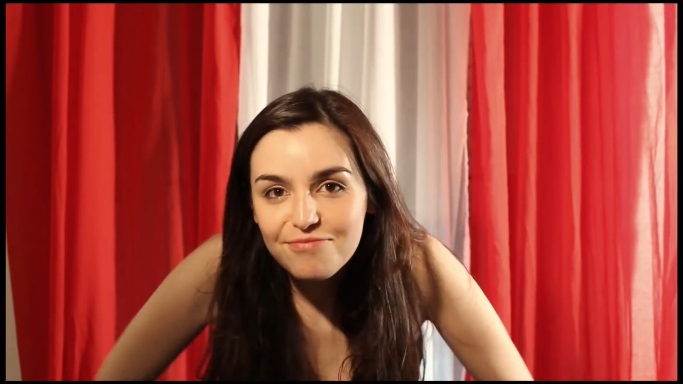
#> input picture test/Gaby.jpg, 1366 x 768 px (shown at 1/2 size)
$ python analizadorImagen.py
#> lines starting #> are read from the running program, lines starting #| are printed output that depends on the picture; after the words box and inside, x2 and y2 are one past the last pixel; in counts of white or black regions, pixels touching at a corner belong together
import cv2
import os
import imutils
import numpy as np

# Variables Generales
typeRun = 1                                       # Tipo de Ejecucion de Video (Other=Stream Video,1=Video Almacenado)
personPath = 'test/'   # Directorio Rostros de Persona Analizada
maxImage = 300                                    # Cantidad Maxima de Imagenes
typeImage = '.jpg'                                # Tipo de Extension de la imagen
imagePath = 'test/Gaby.jpg'                          # Nombre de la Imagen a Analizar
dimens = 150                                      # Dimension de imagen del rostro ejem: 150x150
nameFrame = 'Analizando Perfil de la Persona'     # Titulo del Frame
widthFrame = 600                                  # Dimension del tamaño de pantalla del Frame
defaultCascadeClassifier = 'haarcascade_frontalface_default.xml' # Nombre de archivo clasificador de RF
message0 = 'Carpeta creada: '                     # Mensaje de Consola 1
message1 = 'Inicia Analisis Perfil de Persona'    # Mensaje de Consola 2
message2 = 'Directorio de Perfil: '               # Mensaje de Consola 3
message3 = 'Cantidad de Perfiles: '               # Mensaje de Consola 4

# Crea directorios con el nombre de la persona analizada
def createPath(path):
    if not os.path.exists(path):
        print(f'{message0}{path}')
        os.makedirs(path)

# Crea y almacena el perfil de la persona a analizar
def savedProfile(image):
    # Cargamos la imagen y la convertimos a grises:
#> called with image = 'test/Gaby.jpg'
    img = cv2.imread(image)
#> img is the input picture: shape (768, 1366, 3); mean B, G, R 59.7, 69.3, 161.2
    img_gris = cv2.cvtColor(img, cv2.COLOR_BGR2GRAY)
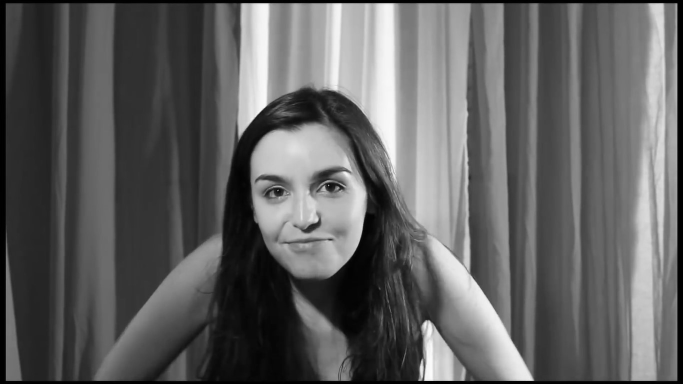
#> img_gris: shape (768, 1366) (shown at 1/2 size); min 0, max 255, mean 95.7

    # Buscamos los rostros:
    faceClassif = cv2.CascadeClassifier(f'{cv2.data.haarcascades}{defaultCascadeClassifier}')
    faces = faceClassif.detectMultiScale(img_gris, 1.3, 5)
#> faces = [[462, 261, 295, 295]]
    count = 0
    auxFrame = img.copy()

    # Extraer el nombre de la persona del nombre del archivo
    name_from_image = os.path.splitext(os.path.basename(image))[0]  # Obtener el nombre sin la extensión

    # Ahora recorremos los rostros 'faces' se dibuja rectángulos sobre la imagen original y se reconoce el rostro:
    for (x, y, w, h) in faces:
        cv2.rectangle(img, (x, y), (x + w, y + h), (0, 255, 0), 2)
        rostro = auxFrame[y:y + h, x:x + w]
        rostro = cv2.resize(rostro, (dimens, dimens), interpolation=cv2.INTER_CUBIC)
        cv2.imwrite(f'{personPath}/{name_from_image}_{count}{typeImage}', rostro)

        # Mostrar el nombre de la persona en la imagen
        cv2.putText(img, name_from_image, (x, y - 10), cv2.FONT_HERSHEY_SIMPLEX, 0.8, (0, 255, 0), 2)

        count += 1
#> this loop made 1 pass
#> (x, y, w, h, count) on pass 1: (462, 261, 295, 295, 1)
#> pass 1, in savedProfile, `rostro = auxFrame[y:y + h, x:x + w]`:
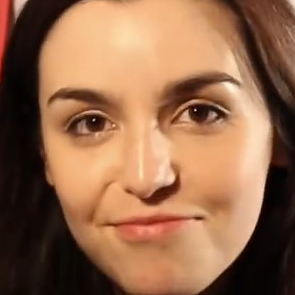
#> rostro: shape (295, 295, 3); mean B, G, R 76.2, 105.4, 148.8
#> after the loop:
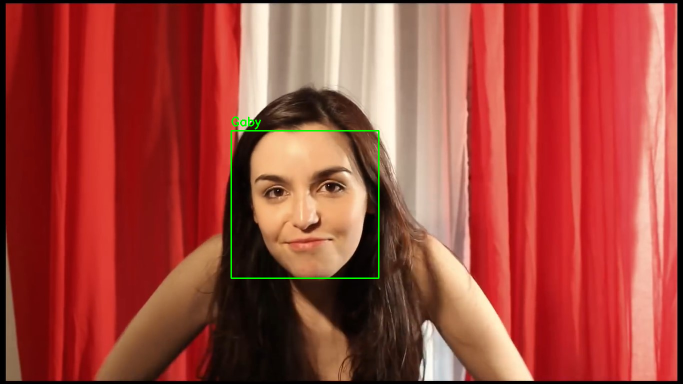
#> img: shape (768, 1366, 3) (shown at 1/2 size); 0.38% of pixels changed, all inside (x1, y1, x2, y2) = (461, 233, 759, 558)
#> after the loop, count = 1

    img2 = imutils.resize(img, widthFrame)
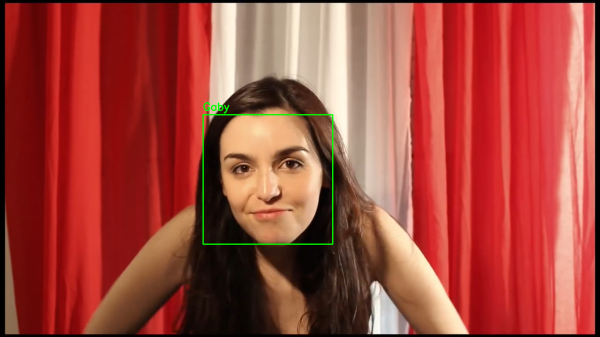
#> img2: shape (337, 600, 3); mean B, G, R 59.5, 70.1, 160.9

    # Abrimos una ventana con el resultado:
    cv2.imshow(nameFrame, img2)
    cv2.waitKey(0)
    cv2.destroyAllWindows()

# Ejecucion del programa
print(message1)
createPath(personPath)
savedProfile(imagePath)
print(f'{message2}{personPath}')
print(f'{message3}{maxImage}')

$ run again, with test/Erika.jpg copied over test/Gaby.jpg
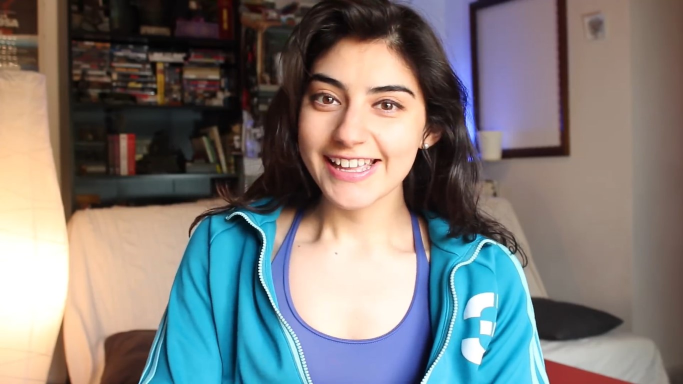
#> input picture test/Erika.jpg, 1366 x 768 px (shown at 1/2 size)
#> in savedProfile, img is the input picture: shape (768, 1366, 3); mean B, G, R 120.5, 122, 123.6
#> faces = [[571, 90, 298, 298]]
#> the loop in savedProfile, `for (x, y, w, h) in faces:` made 1 pass
#> (x, y, w, h, count) on pass 1: (571, 90, 298, 298, 1)
#> after the loop in savedProfile, `for (x, y, w, h) in faces:`:
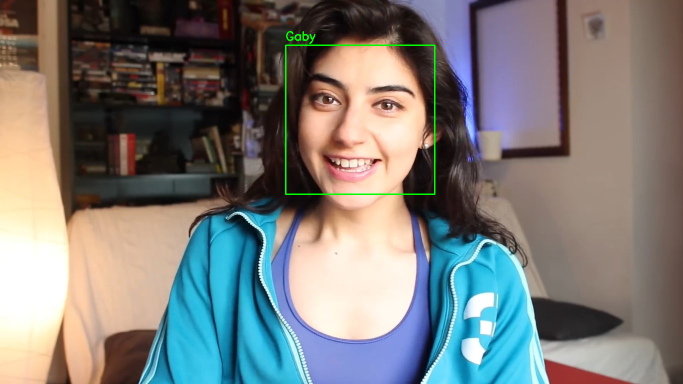
#> img: shape (768, 1366, 3) (shown at 1/2 size); 0.39% of pixels changed, all inside (x1, y1, x2, y2) = (570, 62, 871, 390)
#> after the loop in savedProfile, `for (x, y, w, h) in faces:`: count = 1
#> in savedProfile, `img2 = imutils.resize(img, widthFrame)`:
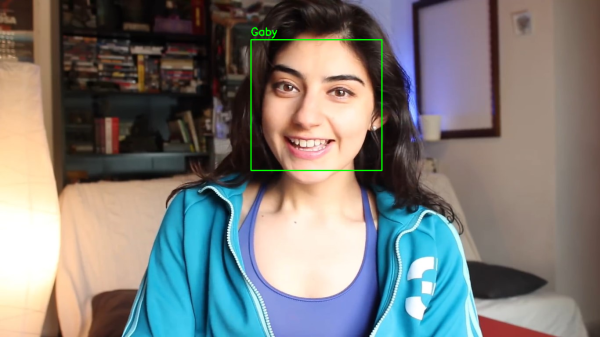
#> img2: shape (337, 600, 3); mean B, G, R 120.3, 122.8, 123.3

$ run again, with test/Erika_0.jpg copied over test/Gaby.jpg
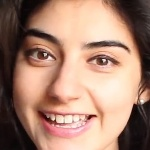
#> input picture test/Erika_0.jpg, 150 x 150 px
#> in savedProfile, img is the input picture: shape (150, 150, 3); mean B, G, R 112.4, 130.6, 167.4
#> faces = [[17, 11, 116, 116]]
#> the loop in savedProfile, `for (x, y, w, h) in faces:` made 1 pass
#> (x, y, w, h, count) on pass 1: (17, 11, 116, 116, 1)
#> after the loop in savedProfile, `for (x, y, w, h) in faces:`:
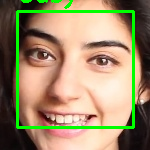
#> img: shape (150, 150, 3); 6.68% of pixels changed, all inside (x1, y1, x2, y2) = (16, 0, 135, 129)
#> after the loop in savedProfile, `for (x, y, w, h) in faces:`: count = 1
#> in savedProfile, `img2 = imutils.resize(img, widthFrame)`:
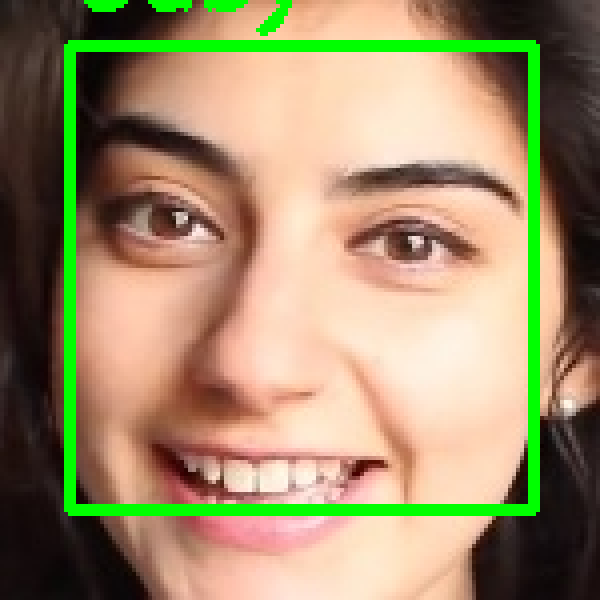
#> img2: shape (600, 600, 3); mean B, G, R 106, 140.1, 157.4

$ run again, with test/Julio.jpg copied over test/Gaby.jpg
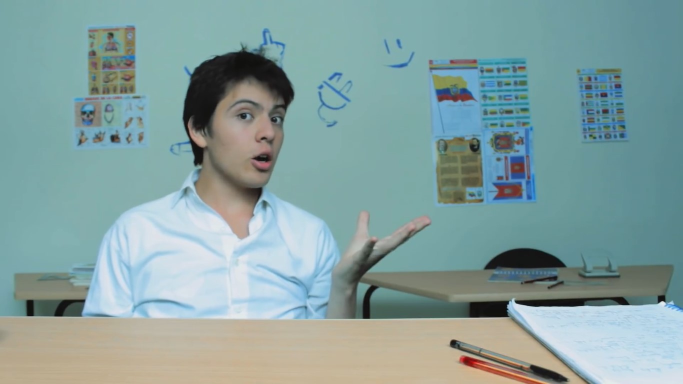
#> input picture test/Julio.jpg, 1366 x 768 px (shown at 1/2 size)
#> in savedProfile, img is the input picture: shape (768, 1366, 3); mean B, G, R 159.8, 160.7, 133.9
#> faces = [[416, 150, 207, 207]]
#> the loop in savedProfile, `for (x, y, w, h) in faces:` made 1 pass
#> (x, y, w, h, count) on pass 1: (416, 150, 207, 207, 1)
#> after the loop in savedProfile, `for (x, y, w, h) in faces:`:
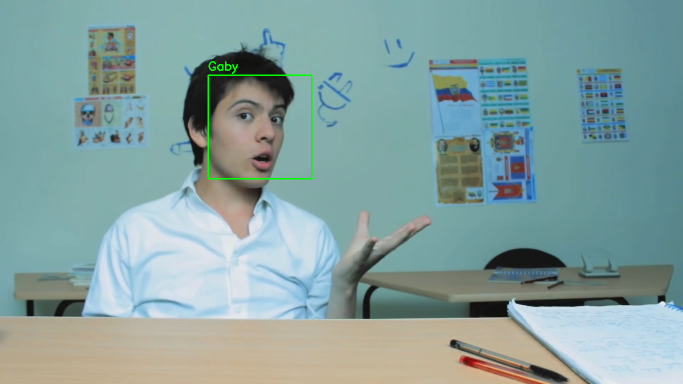
#> img: shape (768, 1366, 3) (shown at 1/2 size); 0.28% of pixels changed, all inside (x1, y1, x2, y2) = (415, 122, 625, 359)
#> after the loop in savedProfile, `for (x, y, w, h) in faces:`: count = 1
#> in savedProfile, `img2 = imutils.resize(img, widthFrame)`:
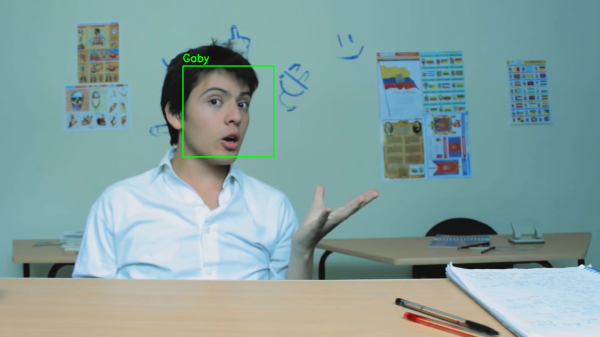
#> img2: shape (337, 600, 3); mean B, G, R 159.5, 161.2, 133.6
